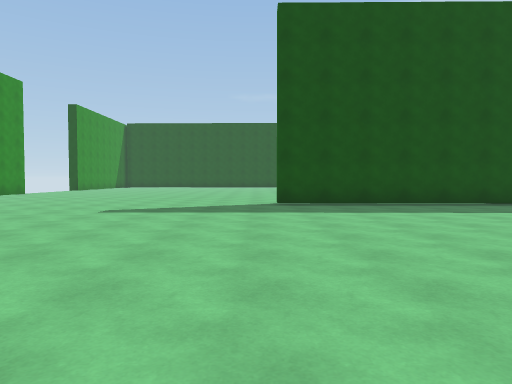
View 1 (above)

22 first-person views from a walk through a Unity game level. The camera is 1.3 m above the floor, tilts 2° down and sees 70° across. The floor is counted in squares, 2 m on a side. Each view is taken from the middle of a square. On the plan, view 1 faces up. The plan holds only what a view shows up to about 11 squares ahead; the rest is blank. The place goes on beyond the plan.

View 2
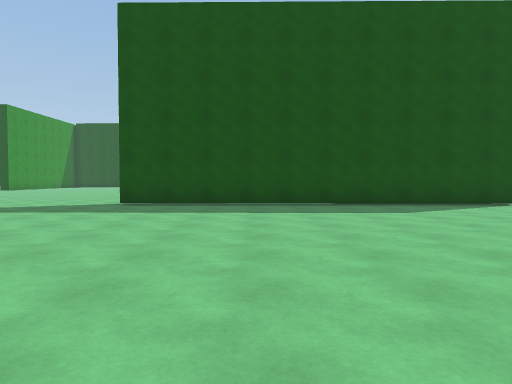

View 3
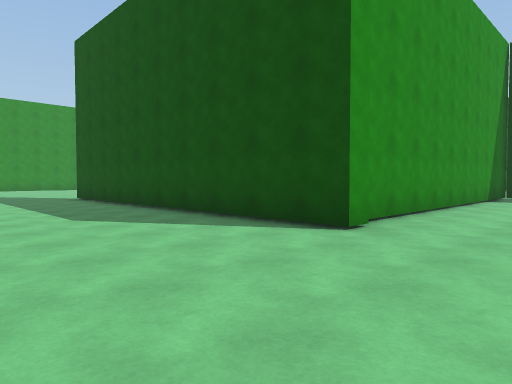

View 4
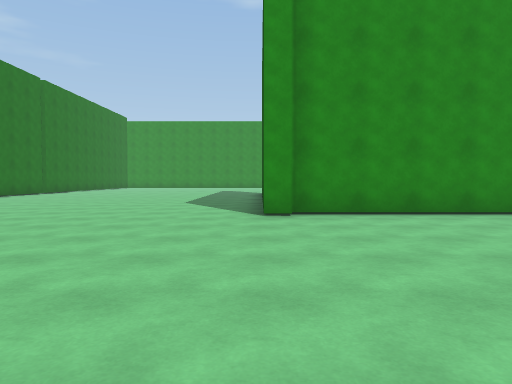

View 5
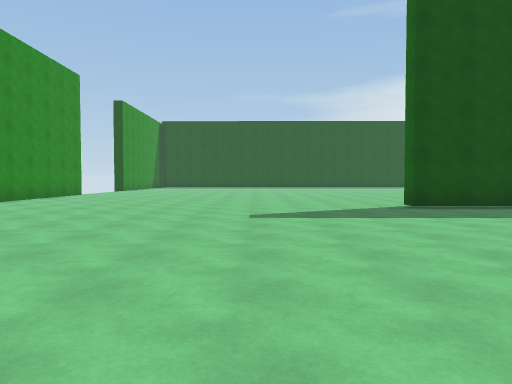

View 6
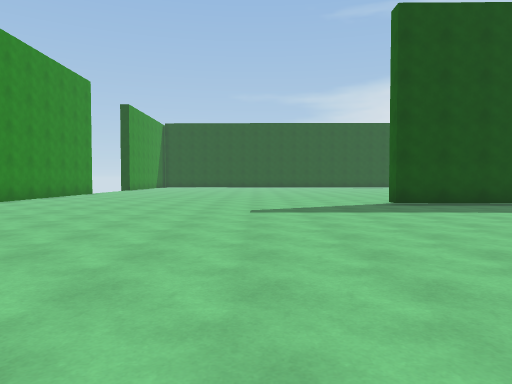

View 7
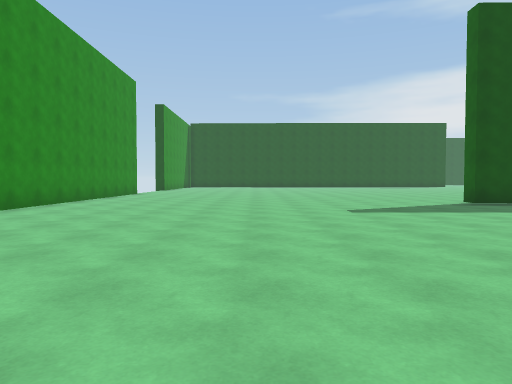

View 8
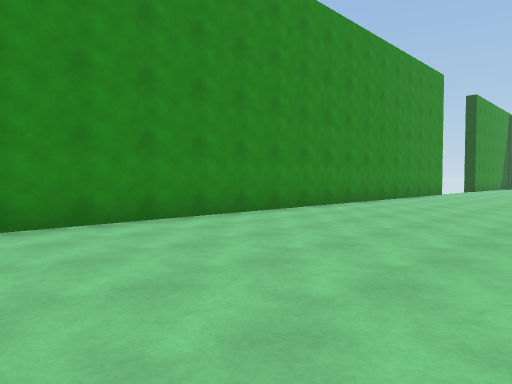

View 9
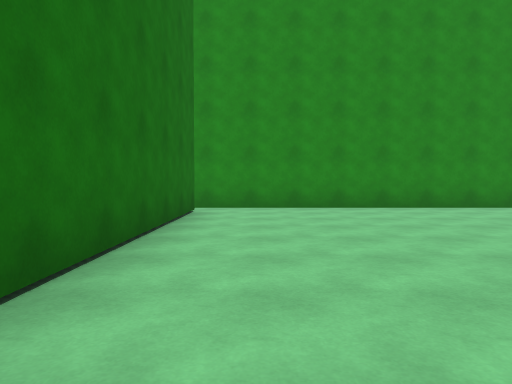

View 10
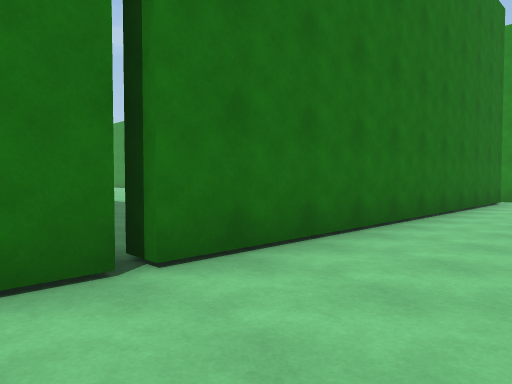

View 11
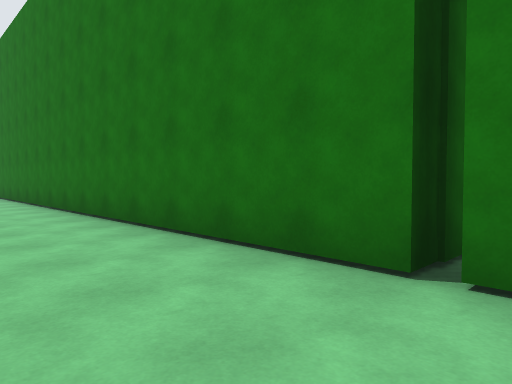

View 12
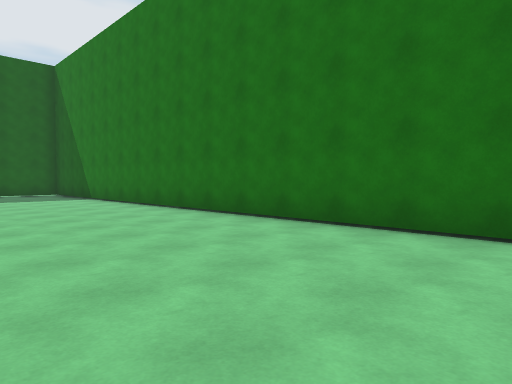

View 13
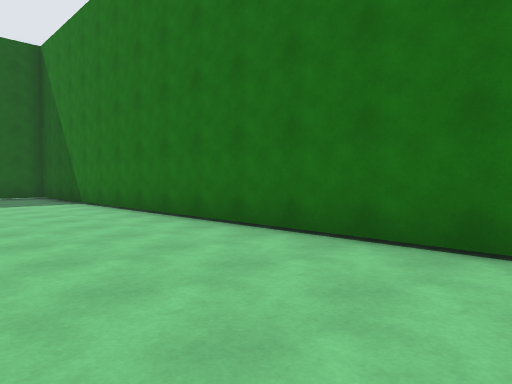

View 14
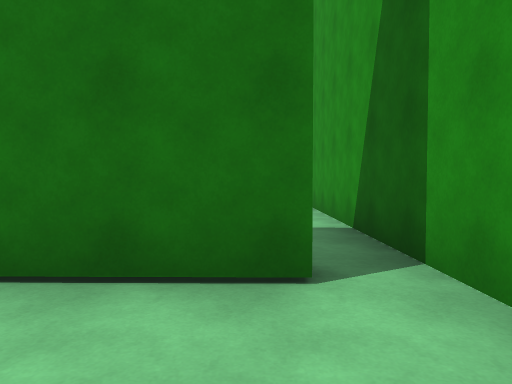

View 15
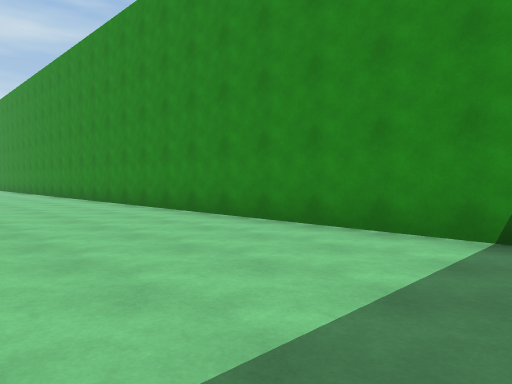

View 16
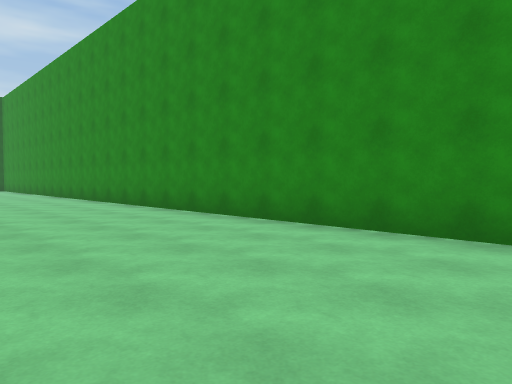

View 17
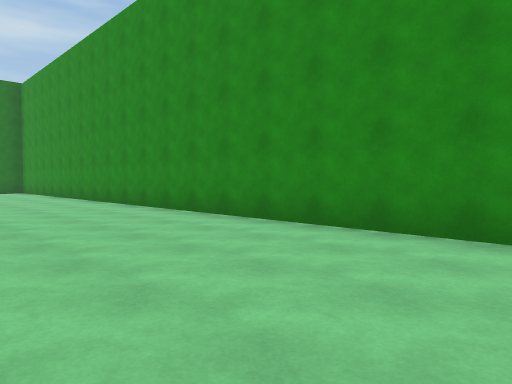

View 18
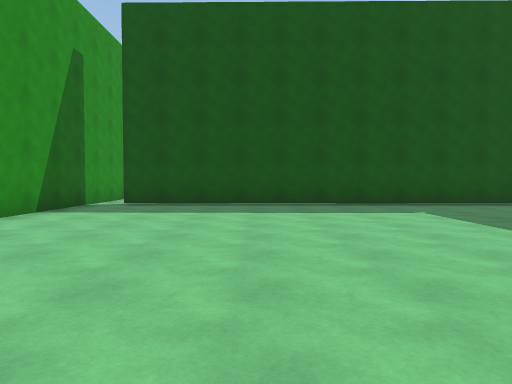

View 19
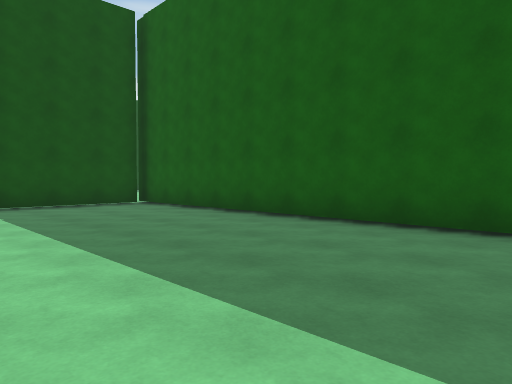

View 20
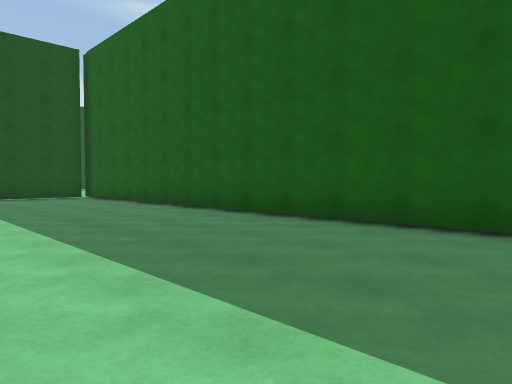

View 21
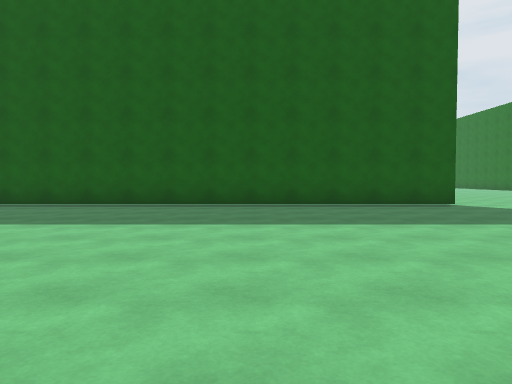

View 22
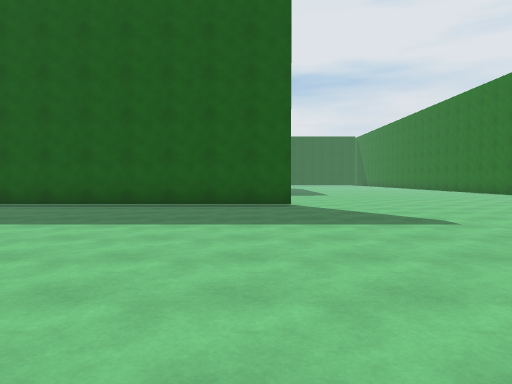

### Floor plan
Points are (right, up) in squares from view 1. A wall is a line through its corners. A room is listed if a view was taken in it or the views show most of it. See-through windows are left out.
Room 1 (views 1, 2, 3, 4, 5, 6, 7, 8, 9, 10, 11, 12, 13, 14)
walls: (0.9, -0.4) (17.5, -0.6); (10.6, 9.7) (10.5, 9.1) (0.6, 9.3) (0.6, 9.9); (10.3, 12.5) (10.3, 9.6); (-9.4, -0.2) (0.7, -0.4); (-10.3, 12.1) (-10.3, -0.4)
ways out: opening at (-10, -1) to room 2
Room 2 (views 15, 16, 17, 18, 19, 20, 21, 22)
walls: (0.9, -20.9) (0.9, -0.4); (0.6, -0.9) (-9.4, -0.7); (-10.3, -0.4) (-10.3, -22.4)
ways out: opening at (-10, -1) to room 1

Where each view was taken, in squares from view 1:
view 1: 0 up, 0 right, facing up
view 2: 0 up, 4 right, facing up
view 3: 5 up, 13 right, facing up-left
view 4: 9 up, 17 right, facing left
view 5: 1 up, 3 left, facing up
view 6: 0 up, 3 left, facing up
view 7: 0 up, 5 left, facing up
view 8: 0 up, 5 left, facing up-left
view 9: 1 up, 2 left, facing left
view 10: 2 up, 2 right, facing down-left
view 11: 2 up, 0 right, facing down-right
view 12: 4 up, 5 right, facing down-right
view 13: 3 up, 7 right, facing down-right
view 14: 2 up, 9 left, facing down
view 15: 2 down, 6 left, facing down-left
view 16: 7 down, 6 left, facing down-left
view 17: 11 down, 6 left, facing down-left
view 18: 10 down, 6 left, facing up
view 19: 10 down, 4 left, facing up-right
view 20: 14 down, 4 left, facing up-right
view 21: 16 down, 8 left, facing right
view 22: 20 down, 8 left, facing right
